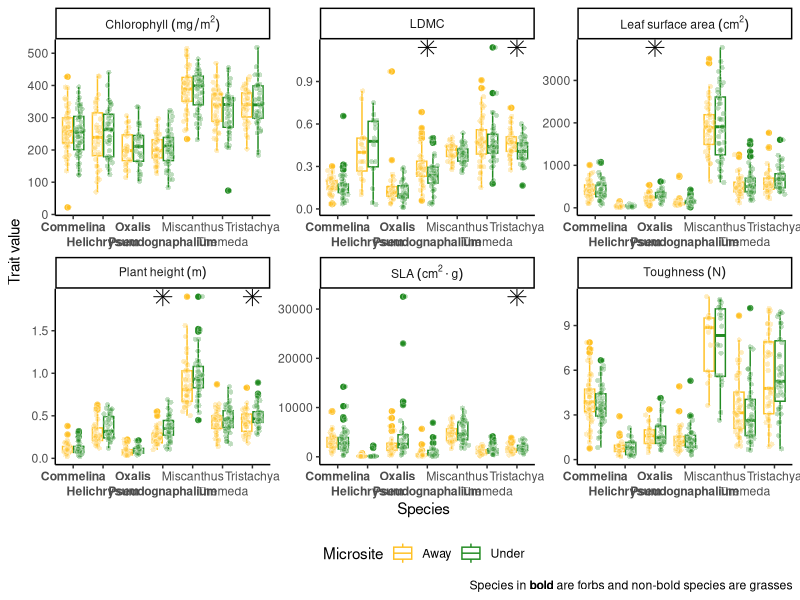
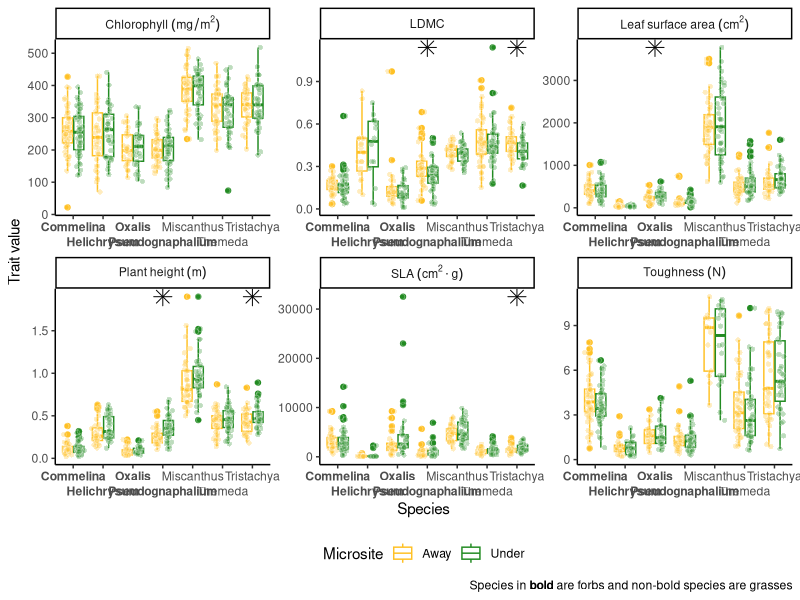

These charts were generated, in order, by the following R code:
####Libraries####
library(ggforce)
library(ggtext)
library(tidyverse)

####Import data####
FT = read.table("data/FT.txt",header=T) %>%
  mutate(Pair = rep(1:286, each = 2), #unique pair code
         LDMC = Dmass/WMass, 
         SLA = SA/LDMC,
         microsite = case_when(Habitat == "Under" ~ "Under",
                               TRUE ~ "Away"))

FT_long = FT %>%
  select(Species, SA, Chlorophyll, Toughness, PHeight, LDMC, SLA, microsite) %>%
  mutate(Toughness = as.numeric(Toughness),
         PHeight = as.numeric(PHeight)) %>%
  pivot_longer(
    cols = -c(Species, microsite),
    names_to = "trait",
    values_to = "trait_val",
    values_drop_na = TRUE
  ) %>%
  mutate(Species = case_when(Species == "Pseudognath" ~ "**Pseudognaphalium**",
                             Species == "Oxalis" ~ "**Oxalis**",
                             Species == "Helichrysum" ~ "**Helichrysum**",
                             Species == "Commelina" ~ "**Commelina**",
                             TRUE ~ as.character(Species))) %>%
  mutate(Species = factor(Species, levels=c('**Commelina**', '**Helichrysum**', '**Oxalis**', '**Pseudognaphalium**', 
                                            'Miscanthus', 'Themeda', 'Tristachya')),
         trait = case_when(trait == 'Chlorophyll' ~ "Chlorophyll~(mg/m^2)",
                           trait == 'PHeight' ~ "Plant~height~(m)",
                           trait == 'SLA' ~ "SLA~(cm^2%.%g)",
                           trait == 'LDMC' ~ "LDMC",
                           trait == 'Toughness' ~ "Toughness~(N)",
                           trait == 'SA' ~ "Leaf~surface~area~(cm^2)"))


####t-test####

FT_ttest = 
  FT_long %>%
  group_by(trait, Species) %>%
  group_split() %>%
  map_dfr(. %>%
            summarise(trait = trait[1],
                      Species = Species[1],
                      p_val = t.test(trait_val ~ microsite, data = .)$p.value)) %>%
  full_join(FT_long %>%
              group_by(trait) %>%
              reframe(maxy = max(trait_val))) %>%
  filter(p_val < 0.05)

# plot 

ggplot(FT_long,
       aes(x = Species,
           y = trait_val)) +
  geom_boxplot(aes(colour = microsite)) +
  geom_point(data = FT_long %>%
               filter(microsite == "Under"),
             aes(x = as.numeric(Species) + 0.2,
                 y = trait_val),
             alpha = 0.3,
             fill = 'forestgreen',
             colour = "white",
             shape = 21,
             position = position_jitternormal(sd_x = 0.05, sd_y = 0)) +
  geom_point(data = FT_long %>%
               filter(microsite == "Away"),
             aes(x = as.numeric(as.factor(Species)) - 0.2,
                 y = trait_val),
             alpha = 0.3,
             fill = 'goldenrod1',
             colour = "white",
             shape = 21,
             position = position_jitternormal(sd_x = 0.05, sd_y = 0)) +
  geom_point(data = FT_ttest,
             aes(x = Species,
                 y = maxy),
             shape = 8,
             size = 4) +
  facet_wrap(vars(trait),
             scales = "free",
             labeller = label_parsed) +
  scale_x_discrete(guide = guide_axis(n.dodge = 2)) +
  scale_colour_manual(values = c('goldenrod1','forestgreen'),
                      name = "Microsite") +
  labs(y = "Trait value",
       caption = "Species in **bold** are forbs and non-bold species are grasses") +
  theme_classic() +
  theme(
    axis.text.x = element_markdown(),
    plot.caption = element_markdown(),
    legend.position = 'bottom'
  )

ggsave("figures/FT_boxplot.png",
       width = 13,
       height = 8)